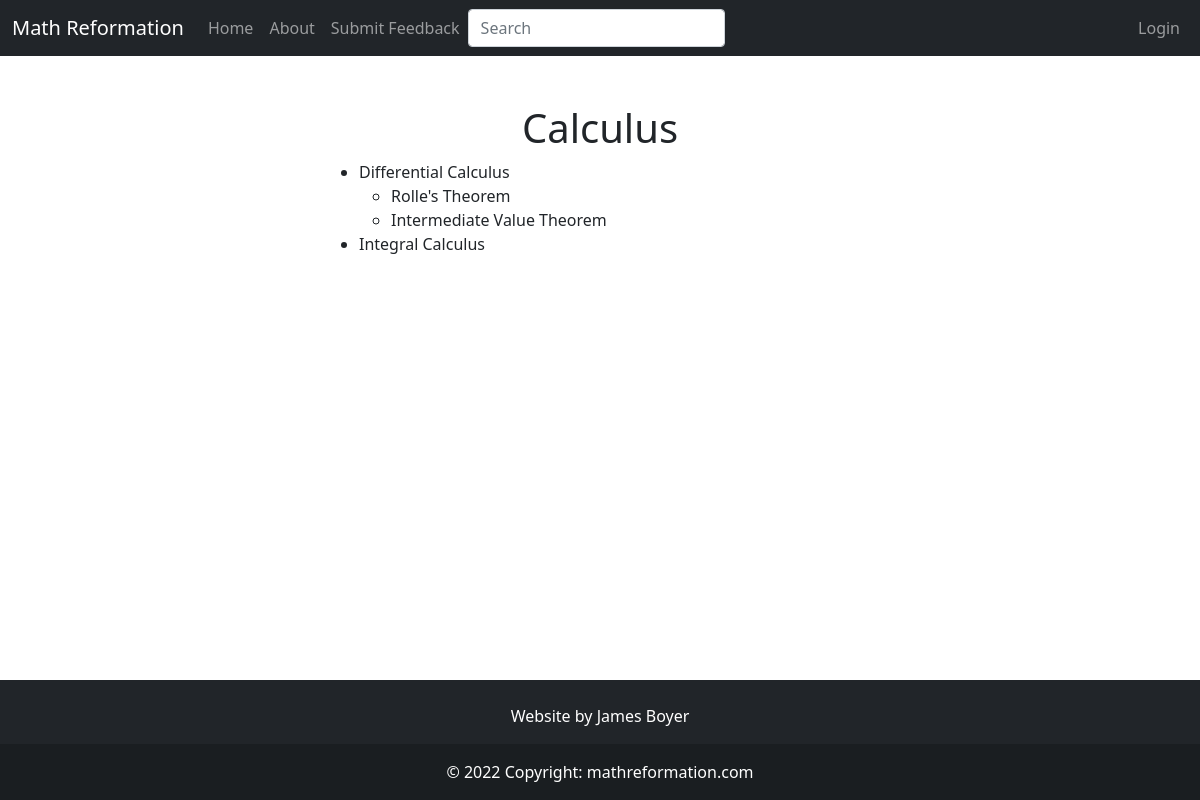
Page /category/calculus on the earlier database version.
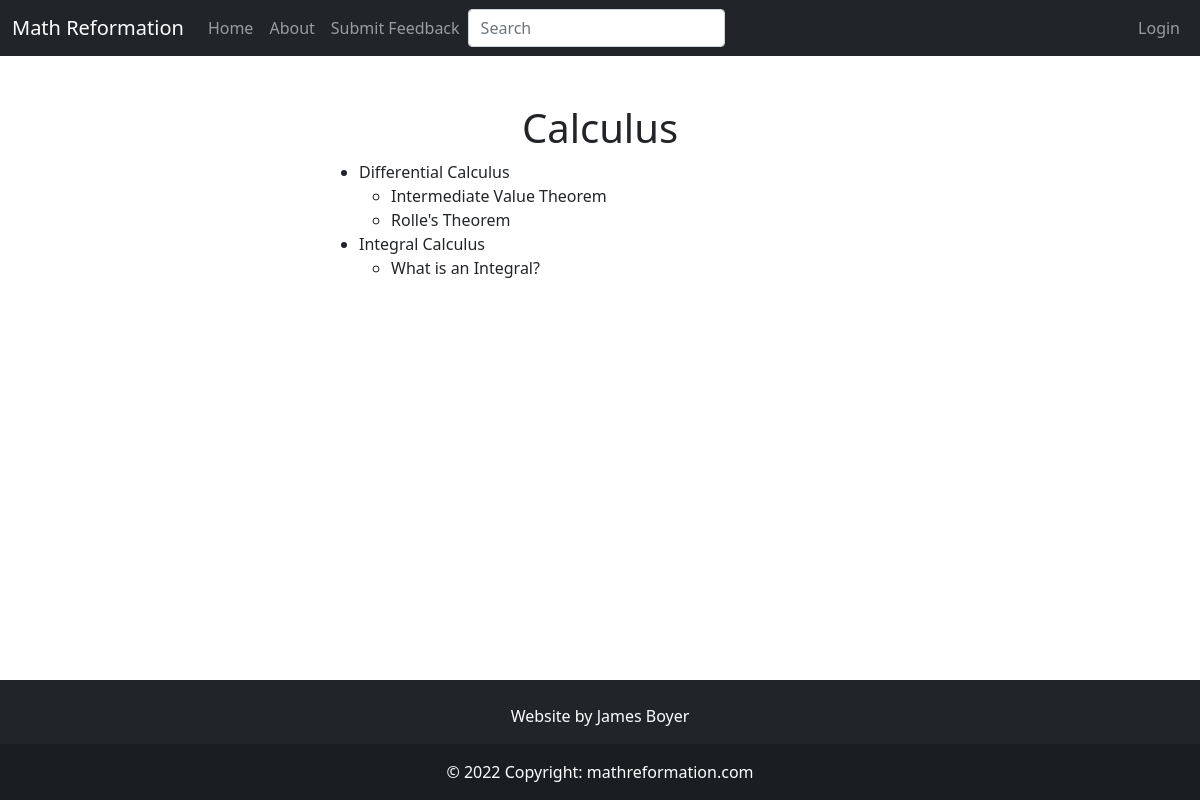
Same page on the later database version.
### app/models.py (models this page shows, shortened)
class SearchableMixin(object):
    @classmethod
    def search(cls, expression, page, per_page):
        ids, scores, total = query_index(cls.__tablename__, expression, page, per_page)
        if total == 0:
            return cls.query.filter_by(id=0), [], 0
        when = []
        for i in range(len(ids)):
            when.append((ids[i], i))
        return cls.query.filter(cls.id.in_(ids)).order_by( db.case(when, value=cls.id)), scores, total

class Category(SearchableMixin, db.Model):
    __searchable__ = ["body_main", "name"]
    id = db.Column(db.Integer, primary_key=True)
    name = db.Column(db.String(50), nullable=False, unique=True)
    path = db.Column(db.String(50), unique=True)
    body_main = db.Column(db.String(), index=True)
    body_draft = db.Column(db.String(), index=True)
    header = db.Column(db.String(), index=True)
    category_type = db.Column(db.String(15))
    order = db.Column(db.Integer())
    is_visible = db.Column(db.Boolean())
    parents = db.relationship('Category',secondary=parent_child_table,
        primaryjoin=id == parent_child_table.c.ChildId,
        secondaryjoin=id == parent_child_table.c.ParentId,
        backref= db.backref('children'))
    def ordered_children(self):
        children = np.array(self.children)
        children_idx = np.array([child.order if child.order else 1 for child in children])
        sorted_children_idx = np.argsort(children_idx)
        return children[sorted_children_idx]
    def ordered_articles(self):
        articles = np.array(self.articles)
        articles_idx = np.array([article.order if article.order else 1 for article in articles])
        sorted_articles_idx = np.argsort(articles_idx)
        return articles[sorted_articles_idx]
    def get_num_children(self):
        return len(list(self.children))

class Article(SearchableMixin, db.Model):
    __searchable__ = ["body_main", "name"]
    id = db.Column(db.Integer, primary_key=True)
    name = db.Column(db.String(64), index=True, unique=True)
    path = db.Column(db.String(50), unique=True)
    date_added = db.Column(db.DateTime, nullable=False,
        default=datetime.utcnow)
    categories = db.relationship('Category', secondary = article_categories_table,
                                 backref=db.backref('articles', lazy=True), lazy=True)
    body_main = db.Column(db.String(), index=True)
    body_draft = db.Column(db.String(), index=True)
    is_visible = db.Column(db.Boolean())
    header = db.Column(db.String(), index=True)
    user_id = db.Column(db.Integer, db.ForeignKey('user.id'))
    order = db.Column(db.Integer())

### app/main/routes.py (the view)
@bp.route("/category/<path>")
def category_page(path):
    category = db.first_or_404(Category.query.filter_by(path=path))
    return render_template('main/category.html', category=category)

### app/main/forms.py
class SearchForm(FlaskForm):
    q = StringField("Search", validators=[DataRequired()])
    def __init__(self, *args, **kwargs):
        if 'formdata' not in kwargs:
            kwargs['formdata'] = request.args
        if 'csrf_enabled' not in kwargs:
            kwargs['csrf_enabled'] = False
        super(SearchForm, self).__init__(*args, **kwargs)

### MathReformationWebsite.py (called while the page is built)
@app.context_processor
def add_imports():
    return dict(admin_permission=admin_permission)

### app/main/routes.py (called while the page is built)
@bp.before_app_request
def before_request():
    g.search_form = SearchForm(meta={'csrf': False})

@bp.context_processor
def add_imports():
    return dict(admin_permission=admin_permission)

### app/templates/main/category.html (shortened to what this page needs)
{% extends "base.html" %}
{% block content %}
<h1 class="text-center">{{ category.name }}</h1>
<ul>
    {% if category.get_num_children() == 0 %}
        {% for article in category.ordered_articles() %}
        {% if article.is_visible == True %}
        <li>
            <a href = {{ url_for('main.article_page', path=article.path)}}>
                {{ article.name }}
            </a>
        </li>
        {% endif %}
        {% endfor %}
    {% else %}
        {% for category_child in category.ordered_children() %}
        {% if category_child.is_visible == True %}
        <li>
            <a href = {{ url_for('main.category_page', path=category_child.path)}}>
                {{ category_child.name }}
            </a>
            <ul>
                {% for article in category_child.ordered_articles() %}
                {% if article.is_visible == True %}
                <li>
                    <a href = {{ url_for('main.article_page', path=article.path)}}>
                        {{ article.name }}
                    </a>
                </li>
                {% endif %}
                {% endfor %}
            </ul>
        </li>
        {% endif %}
        {% endfor %}
    {% endif %}
</ul>
{% endblock %}

Differences in the rows shown:
changed Article "Intermediate Value Theorem": moves up the list
changed Category "Integral Calculus": gains Article (name "What is an Integral?")
